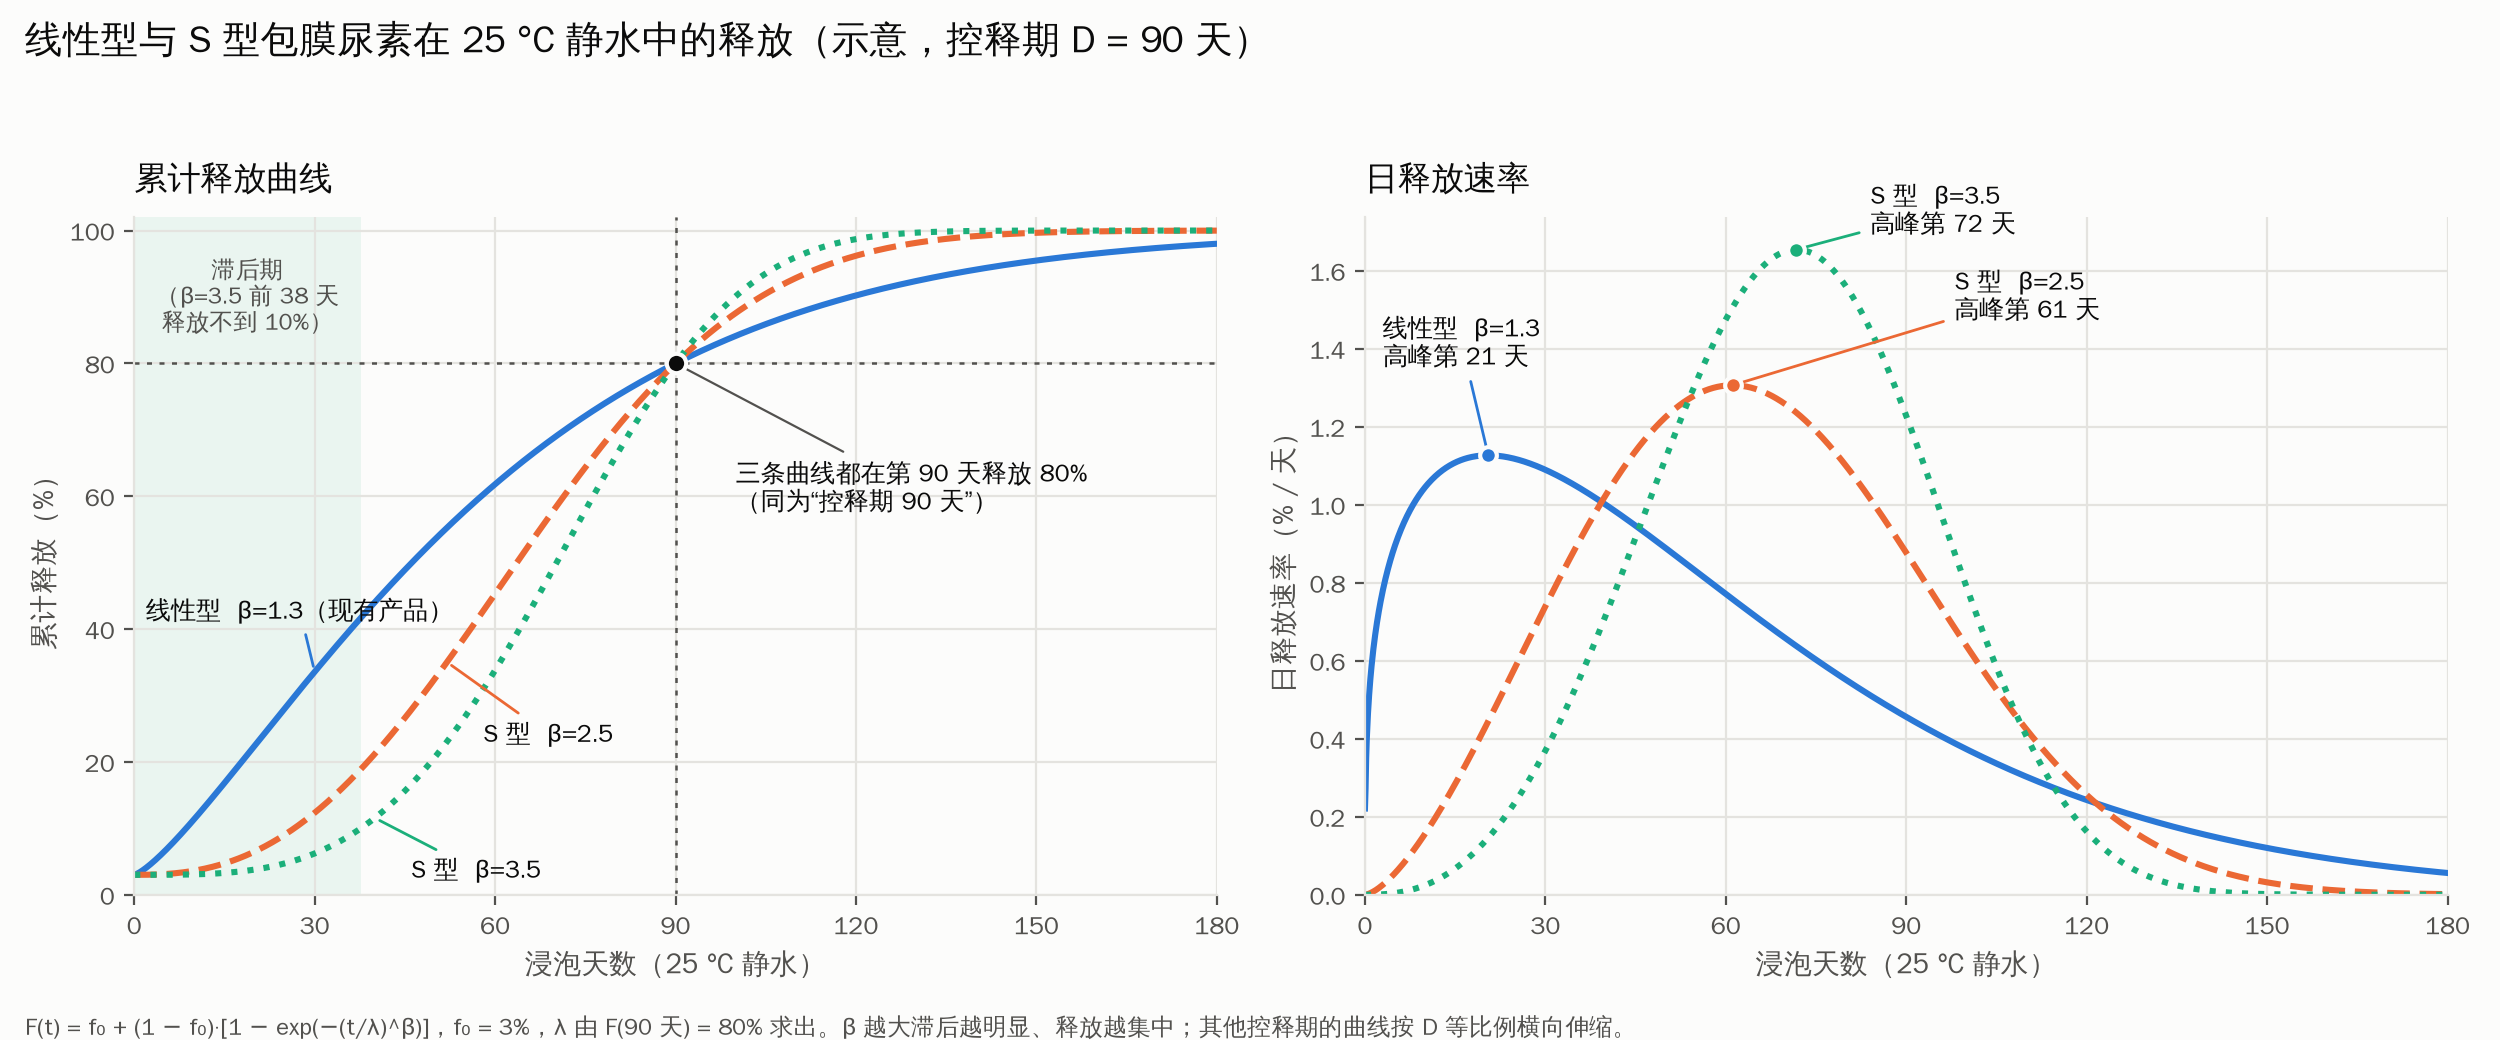

This chart was generated by the following Python code:
"""线性型与 S 型包膜尿素在 25 °C 静水中的释放示意图（控释期 D=90 天）。

F(t) = f0 + (1−f0)·[1 − exp(−(t/λ)^β)]，λ 由 F(D)=80% 求出，f0=3%（初期溶出）。
运行：python analysis/release_shapes.py  →  analysis/release_shapes.png
"""
import math
from pathlib import Path

import logging
import matplotlib
matplotlib.use("Agg")
logging.getLogger("matplotlib.font_manager").setLevel(logging.ERROR)
import matplotlib.pyplot as plt
import numpy as np

plt.rcParams["font.family"] = ["WenQuanYi Zen Hei", "sans-serif"]
plt.rcParams["axes.unicode_minus"] = False

D, F0 = 90, 0.03
CURVES = [  # (β, 名称, 颜色, 线型)
    (1.3, "线性型  β=1.3（现有产品）", "#2a78d6", "-"),
    (2.5, "S 型  β=2.5", "#eb6834", "--"),
    (3.5, "S 型  β=3.5", "#1baf7a", ":"),
]
INK, INK2, GRID, SURF = "#0b0b0b", "#52514e", "#e4e3df", "#fcfcfb"


def lam(b):
    return D / (math.log((1 - F0) / 0.2)) ** (1 / b)


def F(t, b):
    return F0 + (1 - F0) * (1 - np.exp(-(t / lam(b)) ** b))


def t_at(p, b):
    return lam(b) * (-math.log(1 - (p - F0) / (1 - F0))) ** (1 / b)


t = np.linspace(0, 180, 1801)
fig, (a1, a2) = plt.subplots(1, 2, figsize=(12.5, 5.2), dpi=200, facecolor=SURF)
for ax in (a1, a2):
    ax.set_facecolor(SURF)
    for sp in ("top", "right"):
        ax.spines[sp].set_visible(False)
    for sp in ("left", "bottom"):
        ax.spines[sp].set_color(GRID)
    ax.tick_params(colors=INK2, labelsize=9)
    ax.grid(True, color=GRID, linewidth=0.8)
    ax.set_xlim(0, 180)
    ax.set_xticks(range(0, 181, 30))
    ax.set_xlabel("浸泡天数（25 °C 静水）", color=INK2, fontsize=10)

# 左：累计释放
for b, name, c, ls in CURVES:
    a1.plot(t, 100 * F(t, b), color=c, lw=2.2, ls=ls, solid_capstyle="round")
a1.set_ylim(0, 102)
a1.set_ylabel("累计释放（%）", color=INK2, fontsize=10)
a1.axhline(80, color=INK2, lw=0.9, ls=(0, (2, 3)))
a1.axvline(D, color=INK2, lw=0.9, ls=(0, (2, 3)))
a1.plot([D], [80], "o", ms=7, color=INK, mec=SURF, mew=1.5, zorder=5)
a1.annotate("三条曲线都在第 90 天释放 80%\n（同为“控释期 90 天”）", (D, 80), (100, 58),
            fontsize=9, color=INK, arrowprops=dict(arrowstyle="-", color=INK2, lw=0.8))
# 直接标注
for (b, name, c, ls), (x, dy) in zip(CURVES, [(30, 5), (52, -4), (40, -3)]):
    y = 100 * F(np.array([x]), b)[0]
    a1.annotate(name, (x, y), (x + (-28 if b == 1.3 else 6), y + (8 if b == 1.3 else -12 if b == 2.5 else -9)),
                fontsize=9, color=INK, arrowprops=dict(arrowstyle="-", color=c, lw=1))
# 滞后期（β=3.5 释放不到 10% 的阶段）
lag = t_at(0.10, 3.5)
a1.axvspan(0, lag, color="#1baf7a", alpha=0.08, lw=0)
a1.text(lag / 2, 96, f"滞后期\n（β=3.5 前 {lag:.0f} 天\n释放不到 10%）", ha="center", va="top", fontsize=8.5, color=INK2)
a1.set_title("累计释放曲线", loc="left", fontsize=12, color=INK, pad=10)

# 右：日释放速率
for b, name, c, ls in CURVES:
    r = np.gradient(100 * F(t, b), t)
    a2.plot(t, r, color=c, lw=2.2, ls=ls)
    pk = lam(b) * ((b - 1) / b) ** (1 / b)
    rp = np.interp(pk, t, r)
    a2.plot([pk], [rp], "o", ms=6, color=c, mec=SURF, mew=1.5, zorder=5)
    lx, ly = {1.3: (3, 1.36), 2.5: (98, 1.48), 3.5: (84, 1.70)}[b]
    a2.annotate(f"{name.split('（')[0]}\n高峰第 {pk:.0f} 天", (pk, rp), (lx, ly),
                fontsize=9, color=INK, arrowprops=dict(arrowstyle="-", color=c, lw=1))
a2.set_ylim(0, None)
a2.set_ylabel("日释放速率（% / 天）", color=INK2, fontsize=10)
a2.set_title("日释放速率", loc="left", fontsize=12, color=INK, pad=10)

fig.suptitle("线性型与 S 型包膜尿素在 25 °C 静水中的释放（示意，控释期 D = 90 天）",
             x=0.01, ha="left", fontsize=13.5, color=INK, fontweight="bold")
fig.text(0.01, 0.005, "F(t) = f₀ + (1 − f₀)·[1 − exp(−(t/λ)^β)]，f₀ = 3%，λ 由 F(90 天) = 80% 求出。"
         "β 越大滞后越明显、释放越集中；其他控释期的曲线按 D 等比例横向伸缩。",
         fontsize=8.5, color=INK2)
fig.tight_layout(rect=(0, 0.03, 1, 0.94))
out = Path(__file__).with_suffix(".png")
fig.savefig(out, facecolor=SURF)
print(out)
